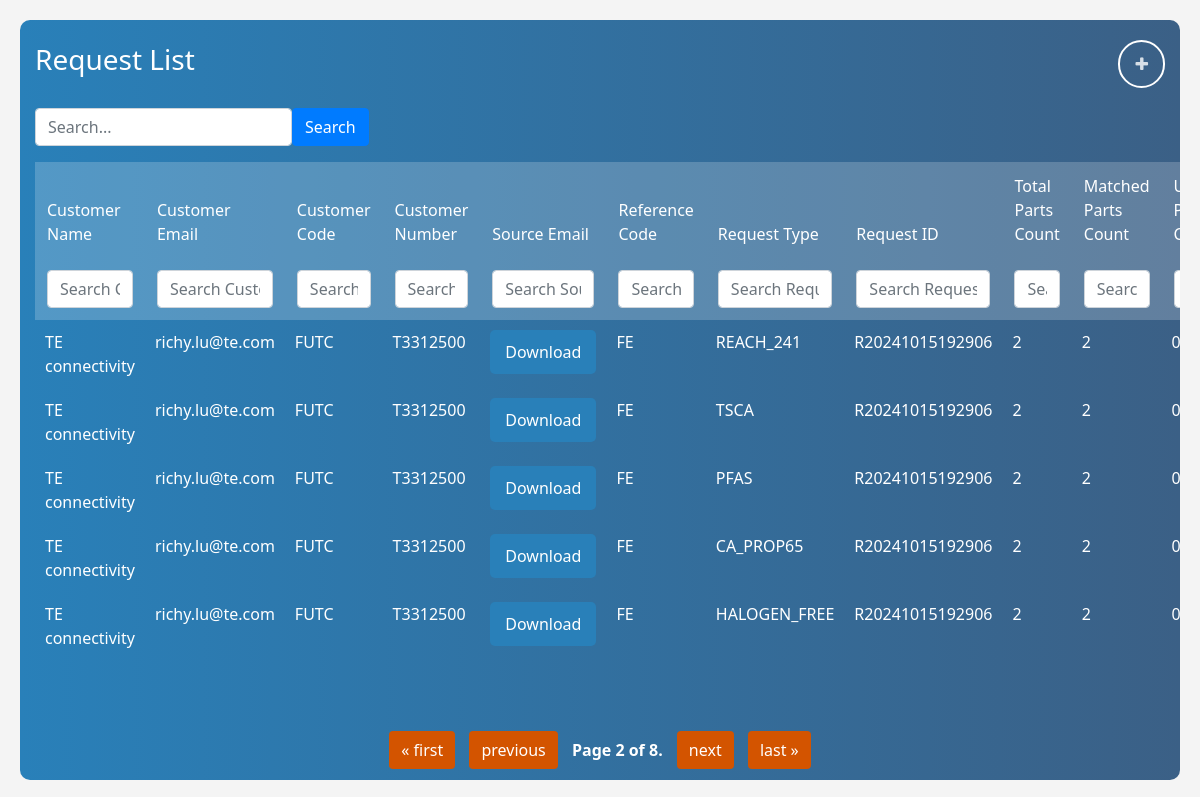
/requests/?q=&page=2, run on the app's committed database.
### assapp/models.py (models this page shows)
class Request(models.Model):
    customer_name = models.CharField(max_length=100)
    customer_email = models.EmailField()
    customer_code = models.CharField(max_length=100)
    customer_number = models.CharField(max_length=100)
    sales_contact = models.CharField(max_length=100, blank=True, null=True)
    customer_comment = models.TextField(blank=True, null=True)
    source_email = models.FileField(upload_to='documents/')
    reference_code = models.CharField(max_length=100)
    request_type = models.CharField(max_length=50)
    request_id = models.CharField(max_length=100)  # corrected placement
    request_status = models.CharField(max_length=50)
    total_parts_count = models.PositiveIntegerField(default=0)
    matched_parts_count = models.PositiveIntegerField(default=0)
    unmatched_parts_count = models.PositiveIntegerField(default=0)

### assapp/views.py (the view)
# urls.py: path('requests/', views.request_list, name='request_list'),
def request_list(request):
    search_query = request.GET.get('q', '')
    if search_query:
        requests_list = Request.objects.filter(
            Q(customer_name__icontains=search_query) |
            Q(customer_email__icontains=search_query) |
            Q(customer_code__icontains=search_query) |
            Q(customer_number__icontains=search_query) |
            Q(sales_contact__icontains=search_query) |
            Q(customer_comment__icontains=search_query) |
            Q(source_email__icontains=search_query) |
            Q(reference_code__icontains=search_query) |
            Q(request_type__icontains=search_query) |
            Q(request_id__icontains=search_query) |
            Q(total_parts_count__icontains=search_query) |
            Q(matched_parts_count__icontains=search_query) |
            Q(unmatched_parts_count__icontains=search_query)
        )
    else:
        requests_list = Request.objects.all()
    paginator = Paginator(requests_list, 5)
    page_number = request.GET.get('page')
    page_obj = paginator.get_page(page_number)
    return render(request, 'assapp/request_list.html', {'page_obj': page_obj, 'search_query': search_query})

### templates/assapp/request_list.html (shortened to what this page needs)
<!DOCTYPE html>
<html lang="en">
<head>
    <link href="https://stackpath.bootstrapcdn.com/bootstrap/4.5.2/css/bootstrap.min.css" rel="stylesheet">
    <link rel="stylesheet" href="https://stackpath.bootstrapcdn.com/font-awesome/4.7.0/css/font-awesome.min.css">
</head>
<body>
    <div class="container-fluid">
        <div class="panel">
            <div class="panel-heading">
                <h4 class="title">Request List</h4>
                <div class="btn_group">
                    <a href="{% url 'create_request' %}" class="btn btn-default" title="ADD">
                        <i class="fa fa-plus" aria-hidden="true"></i>
                    </a>
                </div>
            </div>
            <div class="panel-body table-container">
                <form method="GET" action="" class="form-inline mb-3">
                    <input type="text" name="q" class="form-control" placeholder="Search..." value="{{ search_query }}" onkeyup="filterTable()" autofocus>
                    <button type="submit" class="btn btn-primary">Search</button>
                </form>
                <table class="table" id="requestTable">
                    <thead>
                        <tr>
                            <th>Customer Name</th>
                            <th>Customer Email</th>
                            <th>Customer Code</th>
                            <th>Customer Number</th>
                            <th>Source Email</th>
                            <th>Reference Code</th>
                            <th>Request Type</th>
                            <th>Request ID</th>
                            <th>Total Parts Count</th>
                            <th>Matched Parts Count</th>
                            <th>Unmatched Parts Count</th>
                        </tr>
                        <tr>
                            <th><input type="text" class="form-control" onkeyup="filterTable()" placeholder="Search Customer Name"></th>
                            <th><input type="text" class="form-control" onkeyup="filterTable()" placeholder="Search Customer Email"></th>
                            <th><input type="text" class="form-control" onkeyup="filterTable()" placeholder="Search Customer Code"></th>
                            <th><input type="text" class="form-control" onkeyup="filterTable()" placeholder="Search Customer Number"></th>
                            <th><input type="text" class="form-control" onkeyup="filterTable()" placeholder="Search Source Email"></th>
                            <th><input type="text" class="form-control" onkeyup="filterTable()" placeholder="Search Reference Code"></th>
                            <th><input type="text" class="form-control" onkeyup="filterTable()" placeholder="Search Request Type"></th>
                            <th><input type="text" class="form-control" onkeyup="filterTable()" placeholder="Search Request ID"></th>
                            <th><input type="text" class="form-control" onkeyup="filterTable()" placeholder="Search Total Parts Count"></th>
                            <th><input type="text" class="form-control" onkeyup="filterTable()" placeholder="Search Matched Parts Count"></th>
                            <th><input type="text" class="form-control" onkeyup="filterTable()" placeholder="Search Unmatched Parts Count"></th>
                        </tr>
                    </thead>
                    <tbody>
                        {% for request in page_obj %}
                        <tr>
                            <td>{{ request.customer_name }}</td>
                            <td>{{ request.customer_email }}</td>
                            <td>{{ request.customer_code }}</td>
                            <td>{{ request.customer_number }}</td>
                            <td>
                                {% if request.source_email %}
                                <a href="{{ request.source_email.url }}" download>
                                    <button style="background-color: #2980b9; color: white; border: none; padding: 10px 15px; cursor: pointer; border-radius: 5px;"
                                            onmouseover="this.style.backgroundColor='#e67e22'"
                                            onmouseout="this.style.backgroundColor='#2980b9'">
                                        Download
                                    </button>
                                </a>
                                {% else %}
                                <span style="color: gray;">No File</span>
                                {% endif %}
                            </td>
                            <td>{{ request.reference_code }}</td>
                            <td>{{ request.request_type }}</td>
                            <td>{{ request.request_id }}</td>
                            <td>{{ request.total_parts_count }}</td>
                            <td>{{ request.matched_parts_count }}</td>
                            <td>{{ request.unmatched_parts_count }}</td>
                        </tr>
                        {% endfor %}
                    </tbody>
                </table>
            </div>
            <div class="pagination">
                <span class="step-links">
                    {% if page_obj.has_previous %}
                        <a href="?q={{ search_query }}&page=1">&laquo; first</a>
                        <a href="?q={{ search_query }}&page={{ page_obj.previous_page_number }}">previous</a>
                    {% endif %}
                    <span class="current">
                        Page {{ page_obj.number }} of {{ page_obj.paginator.num_pages }}.
                    </span>
                    {% if page_obj.has_next %}
                        <a href="?q={{ search_query }}&page={{ page_obj.next_page_number }}">next</a>
                        <a href="?q={{ search_query }}&page={{ page_obj.paginator.num_pages }}">last &raquo;</a>
                    {% endif %}
                </span>
            </div>
        </div>
    </div>
</body>
</html>

### templates/assapp/request_list.html (style rules this page uses)
body { font-family: 'Noto Sans', sans-serif; background-color: #f4f4f4; margin: 0; padding: 0; height: 100vh; overflow: hidden; }
.container-fluid { height: 100vh; display: flex; align-items: center; justify-content: center; padding: 20px; }
.panel { background: linear-gradient(to right, #2980b9, #3b6086); border-radius: 10px; border: none; overflow: hidden; width: 100%; height: 100%; }
.panel .panel-heading { padding: 20px 15px; border-radius: 10px 10px 0 0; display: flex; justify-content: space-between; align-items: center; }
.panel .panel-heading .title { color: #fff; font-size: 28px; font-weight: 500; }
.panel .panel-heading .btn_group { display: flex; gap: 10px; }
.panel .panel-heading .btn { color: rgba(255, 255, 255, 0.8); background: transparent; border: 2px solid #fff; border-radius: 50px; font-size: 16px; transition: all 0.3s ease; }
.panel .panel-body { overflow-y: auto; height: calc(100% - 150px); padding: 0 15px; }
.table { color: #fff; border-radius: 10px; table-layout: auto; width: 100%; }
.table thead th { background-color: rgba(255, 255, 255, 0.2); padding: 12px; border: none; font-weight: 500; position: sticky; top: 0; text-align: left; }
.table tbody tr td { border: none; padding: 10px; white-space: normal; overflow: hidden; }
.btn_group .btn { background-color: #2980b9; color: #fff; border: none; padding: 10px 15px; border-radius: 4px; text-decoration: none; transition: background-color 0.3s ease, transform 0.3s ease; position: relative; }
.pagination { display: flex; justify-content: center; align-items: center; margin-top: 20px; }
.pagination .step-links a { color: #fff; background-color: #d35400; padding: 8px 12px; text-decoration: none; margin: 0 5px; border-radius: 4px; transition: background-color 0.3s, color 0.3s; }
.pagination .current { color: #fff; font-weight: bold; margin: 0 5px; }

### data on the page
Request: customer_name "TE connectivity", customer_email "richy.lu@te.com", customer_code "FUTC", customer_number "T3312500", reference_code "FE", request_type "REACH_241", request_id "R20241015192906", total_parts_count "2", matched_parts_count "2", unmatched_parts_count "0"
Request: customer_name "TE connectivity", customer_email "richy.lu@te.com", customer_code "FUTC", customer_number "T3312500", reference_code "FE", request_type "TSCA", request_id "R20241015192906", total_parts_count "2", matched_parts_count "2", unmatched_parts_count "0"
Request: customer_name "TE connectivity", customer_email "richy.lu@te.com", customer_code "FUTC", customer_number "T3312500", reference_code "FE", request_type "PFAS", request_id "R20241015192906", total_parts_count "2", matched_parts_count "2", unmatched_parts_count "0"
Request: customer_name "TE connectivity", customer_email "richy.lu@te.com", customer_code "FUTC", customer_number "T3312500", reference_code "FE", request_type "CA_PROP65", request_id "R20241015192906", total_parts_count "2", matched_parts_count "2", unmatched_parts_count "0"
Request: customer_name "TE connectivity", customer_email "richy.lu@te.com", customer_code "FUTC", customer_number "T3312500", reference_code "FE", request_type "HALOGEN_FREE", request_id "R20241015192906", total_parts_count "2", matched_parts_count "2", unmatched_parts_count "0"

### other printed values
{{ page_obj.number }} "2"
{{ page_obj.paginator.num_pages }} "8"
